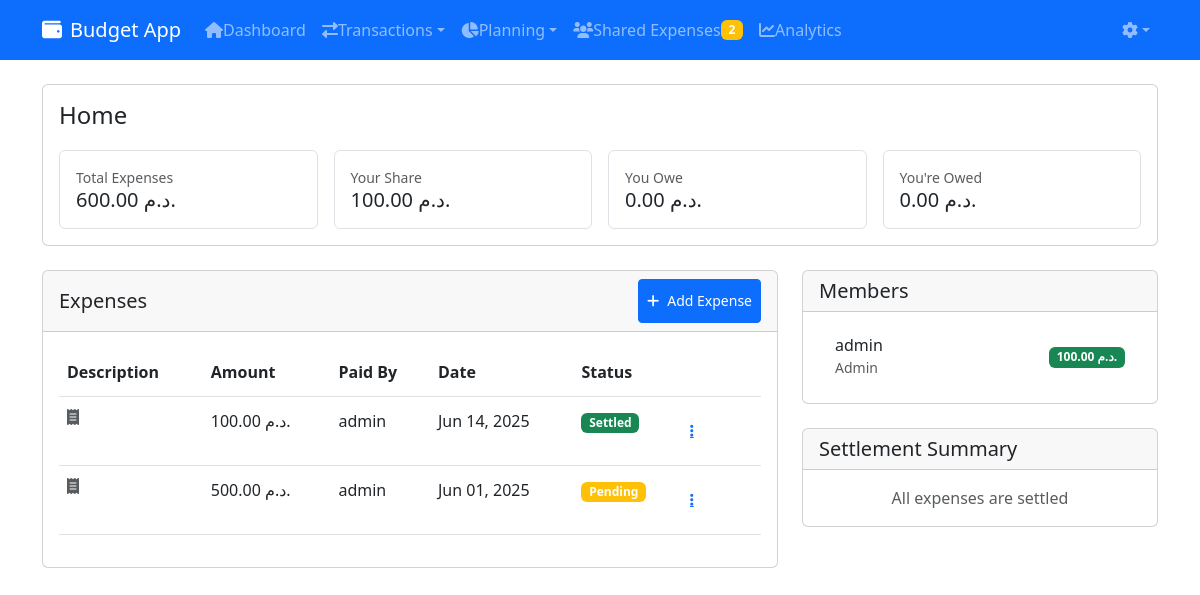
The app's page /expense-groups/1/ (signed in) with its own data.
### core/models.py (models this page shows, shortened)
class ExpenseGroup(models.Model):
    SPLIT_TYPE_CHOICES = [
        ('EQUAL', 'Split Equally'),
        ('PERCENTAGE', 'Split by Percentage'),
        ('CUSTOM', 'Custom Split'),
    ]
    name = models.CharField(max_length=255)
    description = models.TextField(blank=True)
    created_at = models.DateTimeField(auto_now_add=True)
    created_by = models.ForeignKey(User, on_delete=models.CASCADE, related_name='created_groups')
    members = models.ManyToManyField(User, through='ExpenseGroupMember', related_name='expense_groups')
    default_split_type = models.CharField(max_length=10, choices=SPLIT_TYPE_CHOICES, default='EQUAL')
    auto_approve = models.BooleanField(default=False)

class SharedExpense(models.Model):
    STATUS_CHOICES = [
        ('PENDING', 'Pending'),
        ('PARTIALLY_PAID', 'Partially Paid'),
        ('PAID', 'Paid'),
        ('SETTLED', 'Settled'),
    ]
    SPLIT_TYPE_CHOICES = [
        ('EQUAL', 'Split Equally'),
        ('PERCENTAGE', 'Split by Percentage'),
        ('CUSTOM', 'Custom Split'),
    ]
    title = models.CharField(max_length=255)
    amount = models.DecimalField(max_digits=10, decimal_places=2)
    description = models.TextField(blank=True)
    date = models.DateField()
    created_at = models.DateTimeField(auto_now_add=True)
    due_date = models.DateField(null=True, blank=True)
    category = models.ForeignKey('Category', on_delete=models.SET_NULL, null=True)
    created_by = models.ForeignKey(User, on_delete=models.CASCADE, related_name='created_shared_expenses')
    group = models.ForeignKey(ExpenseGroup, on_delete=models.CASCADE)
    status = models.CharField(max_length=15, choices=STATUS_CHOICES, default='PENDING')
    split_type = models.CharField(max_length=10, choices=SPLIT_TYPE_CHOICES, default='EQUAL')
    receipt = models.ImageField(upload_to='shared_expense_receipts/', null=True, blank=True)
    @property
    def is_settled(self):
        return self.status == 'SETTLED'

### core/views.py (the view)
# urls.py: path('expense-groups/<int:pk>/', views.expense_group_detail, name='expense-group-detail'),
@login_required
def expense_group_detail(request, pk):
    group = get_object_or_404(ExpenseGroup, pk=pk)
    if not group.members.filter(id=request.user.id).exists():
        messages.error(request, 'You do not have access to this group')
        return redirect('expense-groups')
    expenses = SharedExpense.objects.filter(group=group).order_by('-date')
    member_shares = {}
    total_expenses = expenses.aggregate(total=Sum('amount'))['total'] or 0
    user_shares = ExpenseShare.objects.filter(
        expense__group=group,
        user=request.user
    ).aggregate(
        total=Sum('amount'),
        total_paid=Sum('amount', filter=Q(status='PAID')),
        total_pending=Sum('amount', filter=Q(status='PENDING'))
    )
    user_share = user_shares['total'] or 0
    you_owe = user_shares['total_pending'] or 0
    youre_owed = ExpenseShare.objects.filter(
        expense__group=group,
        expense__created_by=request.user,
        status='PENDING'
    ).exclude(user=request.user).aggregate(total=Sum('amount'))['total'] or 0
    members = []
    for member in group.expensegroupmember_set.select_related('user').all():
        member_shares = ExpenseShare.objects.filter(
            expense__group=group,
            user=member.user
        ).aggregate(
            total_owed=Sum('amount', filter=Q(status='PENDING')),
            total_paid=Sum('amount', filter=Q(status='PAID'))
        )
        owed_to_others = member_shares['total_owed'] or 0
        owed_by_others = ExpenseShare.objects.filter(
            expense__group=group,
            expense__created_by=member.user,
            status='PENDING'
        ).exclude(user=member.user).aggregate(total=Sum('amount'))['total'] or 0
        balance = (member_shares['total_paid'] or 0) - owed_to_others + owed_by_others
        members.append({
            'user': member.user,
            'is_admin': member.role == 'ADMIN',
            'balance': balance
        })
    context = {
        'group': group,
        'expenses': expenses,
        'members': members,
        'is_admin': group.expensegroupmember_set.filter(user=request.user, role='ADMIN').exists(),
        'total_expenses': total_expenses,
        'user_share': user_share,
        'you_owe': you_owe,
        'youre_owed': youre_owed
    }
    return render(request, 'core/expense_group_detail.html', context)

### core/templatetags/currency_format.py (called while the page is built)
@register.filter(name='currency')
def currency(value):
    try:
        value = float(value)
        formatted_value = floatformat(value, settings.CURRENCY_DECIMAL_PLACES)
        parts = str(formatted_value).split('.')
        integer_part = parts[0]
        formatted_integer = ''
        for i, digit in enumerate(reversed(integer_part)):
            if i > 0 and i % 3 == 0:
                formatted_integer = settings.CURRENCY_THOUSAND_SEPARATOR + formatted_integer
            formatted_integer = digit + formatted_integer
        if len(parts) > 1:
            formatted_value = f"{formatted_integer}{settings.CURRENCY_DECIMAL_SEPARATOR}{parts[1]}"
        else:
            formatted_value = formatted_integer
        return f"{formatted_value} {settings.CURRENCY_SYMBOL}"
    except (ValueError, TypeError):
        return ''

### core/templates/core/expense_group_detail.html (shortened to what this page needs)
{% extends 'core/base.html' %}
{% load budget_filters %}
{% load currency_format %}
{% block content %}
<div class="card mb-4">
    <div class="card-body">
        <div class="d-flex justify-content-between align-items-start mb-3">
            <div>
                <h4 class="mb-1">{{ group.name }}</h4>
            </div>
        </div>
        <div class="row g-3">
            <div class="col-md-3 col-6">
                <div class="border rounded p-3">
                    <small class="text-muted d-block">Total Expenses</small>
                    <h5 class="mb-0">{{ total_expenses|currency }}</h5>
                </div>
            </div>
            <div class="col-md-3 col-6">
                <div class="border rounded p-3">
                    <small class="text-muted d-block">Your Share</small>
                    <h5 class="mb-0">{{ user_share|currency }}</h5>
                </div>
            </div>
            <div class="col-md-3 col-6">
                <div class="border rounded p-3">
                    <small class="text-muted d-block">You Owe</small>
                    <h5 class="mb-0 {% if you_owe > 0 %}text-danger{% endif %}">{{ you_owe|currency }}</h5>
                </div>
            </div>
            <div class="col-md-3 col-6">
                <div class="border rounded p-3">
                    <small class="text-muted d-block">You're Owed</small>
                    <h5 class="mb-0 {% if youre_owed > 0 %}text-success{% endif %}">{{ youre_owed|currency }}</h5>
                </div>
            </div>
        </div>
    </div>
</div>
<div class="row">
    <div class="col-lg-8 mb-4">
        <div class="card">
            <div class="card-header d-flex justify-content-between align-items-center">
                <h5 class="mb-0">Expenses</h5>
                <a href="{% url 'create-shared-expense' group.id %}" class="btn btn-primary btn-sm">
                    <i class="fas fa-plus me-2"></i>Add Expense
                </a>
            </div>
            <div class="card-body">
                {% if expenses %}
                <div class="table-responsive">
                    <table class="table table-hover">
                        <thead>
                            <tr>
                                <th>Description</th>
                                <th>Amount</th>
                                <th>Paid By</th>
                                <th>Date</th>
                                <th>Status</th>
                                <th></th>
                            </tr>
                        </thead>
                        <tbody>
                            {% for expense in expenses %}
                            <tr>
                                <td>
                                    <div class="d-flex align-items-center">
                                        <i class="fas fa-receipt text-muted me-2"></i>
                                    </div>
                                </td>
                                <td>{{ expense.amount|currency }}</td>
                                <td>{{ expense.created_by.get_full_name|default:expense.created_by.username }}</td>
                                <td>{{ expense.date|date:"M d, Y" }}</td>
                                <td>
                                    <span class="badge {% if expense.is_settled %}bg-success{% else %}bg-warning{% endif %}">
                                        {% if expense.is_settled %}Settled{% else %}Pending{% endif %}
                                    </span>
                                </td>
                                <td>
                                    <div class="dropdown">
                                        <button class="btn btn-link btn-sm p-0" type="button" data-bs-toggle="dropdown">
                                            <i class="fas fa-ellipsis-v"></i>
                                        </button>
                                    </div>
                                </td>
                            </tr>
                            {% endfor %}
                        </tbody>
                    </table>
                </div>
                {% endif %}
            </div>
        </div>
    </div>
    <div class="col-lg-4">
        <div class="card mb-4">
            <div class="card-header d-flex justify-content-between align-items-center">
                <h5 class="mb-0">Members</h5>
            </div>
            <div class="card-body">
                <div class="list-group list-group-flush">
                    {% for member in members %}
                    <div class="list-group-item d-flex justify-content-between align-items-center">
                        <div>
                            <h6 class="mb-0">{{ member.user.get_full_name|default:member.user.username }}</h6>
                            <small class="text-muted">
                                {% if member.is_admin %}Admin{% else %}Member{% endif %}
                            </small>
                        </div>
                        <span class="badge {% if member.balance >= 0 %}bg-success{% else %}bg-danger{% endif %}">
                            {{ member.balance|currency }}
                        </span>
                    </div>
                    {% endfor %}
                </div>
            </div>
        </div>
        <div class="card">
            <div class="card-header">
                <h5 class="mb-0">Settlement Summary</h5>
            </div>
            <div class="card-body">
                {% if settlements %}
                <div class="list-group list-group-flush">
                    {% for settlement in settlements %}
                    <div class="list-group-item">
                        <div class="d-flex justify-content-between align-items-center mb-1">
                            <span>{{ settlement.from_user }} owes</span>
                            <strong>{{ settlement.amount|currency }}</strong>
                        </div>
                        <small class="text-muted">to {{ settlement.to_user }}</small>
                    </div>
                    {% endfor %}
                </div>
                {% else %}
                <p class="text-muted text-center mb-0">All expenses are settled</p>
                {% endif %}
            </div>
        </div>
    </div>
</div>
{% endblock %}

### core/templates/core/base.html (style rules this page uses)
@media (hover: none) { .nav-link, .btn { min-height: 44px; min-width: 44px; display: flex; align-items: center; } }
@media (hover: none) { .table td, .table th { padding: 12px 8px; } }

### records on screen
ExpenseGroup: name "Home"
SharedExpense: amount "100.00 د.م.", created_by.get_full_name "admin", date "Jun 14, 2025", status "Settled"
SharedExpense: amount "500.00 د.م.", created_by.get_full_name "admin", date "Jun 01, 2025", status "Pending"

### other values on screen
{{ pending_count }} "2"
{{ total_expenses|currency }} "600.00 د.م."
{{ user_share|currency }} "100.00 د.م."
{{ you_owe|currency }} "0.00 د.م."
{{ youre_owed|currency }} "0.00 د.م."
{{ member.user.get_full_name|default:member.user.username }} "admin"
{{ member.balance|currency }} "100.00 د.م."
